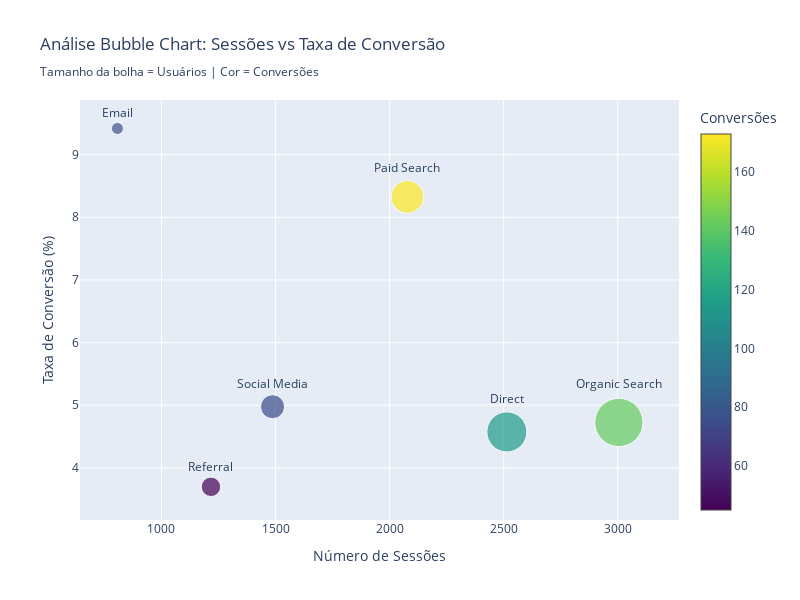

Write notebook code for a chart like this one.
### Code cell
# Análise detalhada dos canais de aquisição de tráfego
def plot_acquisition_analysis(channel_df):
    """
    Cria visualizações para análise dos canais de aquisição.
    """
    fig, axes = plt.subplots(2, 2, figsize=(15, 10))
    fig.suptitle('Análise de Canais de Aquisição', fontsize=16, fontweight='bold')
    
    # Gráfico 1: Distribuição de sessões por canal (Pizza)
    axes[0, 0].pie(channel_df['sessions'], labels=channel_df['channel'], autopct='%1.1f%%', startangle=90)
    axes[0, 0].set_title('Distribuição de Sessões por Canal')
    
    # Gráfico 2: Sessões por canal (Barras horizontais)
    bars = axes[0, 1].barh(channel_df['channel'], channel_df['sessions'], color=sns.color_palette("husl", len(channel_df)))
    axes[0, 1].set_title('Sessões por Canal')
    axes[0, 1].set_xlabel('Número de Sessões')
    
    # Adicionar valores nas barras
    for i, bar in enumerate(bars):
        width = bar.get_width()
        axes[0, 1].text(width + 50, bar.get_y() + bar.get_height()/2, 
                       f'{int(width):,}', ha='left', va='center')
    
    # Gráfico 3: Taxa de conversão por canal
    channel_df['conversionRate'] = (channel_df['conversions'] / channel_df['sessions']) * 100
    bars = axes[1, 0].bar(channel_df['channel'], channel_df['conversionRate'], 
                         color=sns.color_palette("viridis", len(channel_df)))
    axes[1, 0].set_title('Taxa de Conversão por Canal (%)')
    axes[1, 0].set_ylabel('Taxa de Conversão (%)')
    axes[1, 0].tick_params(axis='x', rotation=45)
    
    # Adicionar valores nas barras
    for i, bar in enumerate(bars):
        height = bar.get_height()
        axes[1, 0].text(bar.get_x() + bar.get_width()/2, height + 0.1,
                       f'{height:.2f}%', ha='center', va='bottom')
    
    # Gráfico 4: Comparação Usuários vs Sessões por canal
    x = np.arange(len(channel_df['channel']))
    width = 0.35
    
    bars1 = axes[1, 1].bar(x - width/2, channel_df['users'], width, label='Usuários', alpha=0.8)
    bars2 = axes[1, 1].bar(x + width/2, channel_df['sessions'], width, label='Sessões', alpha=0.8)
    
    axes[1, 1].set_title('Usuários vs Sessões por Canal')
    axes[1, 1].set_ylabel('Quantidade')
    axes[1, 1].set_xticks(x)
    axes[1, 1].set_xticklabels(channel_df['channel'], rotation=45)
    axes[1, 1].legend()
    
    plt.tight_layout()
    plt.show()
    
    # Criar um gráfico interativo com Plotly
    fig_plotly = go.Figure()
    
    fig_plotly.add_trace(go.Scatter(
        x=channel_df['sessions'],
        y=channel_df['conversionRate'],
        mode='markers+text',
        text=channel_df['channel'],
        textposition="top center",
        marker=dict(size=channel_df['users']/50, 
                   color=channel_df['conversions'],
                   colorscale='Viridis',
                   showscale=True,
                   colorbar=dict(title="Conversões")),
        name='Canais'
    ))
    
    fig_plotly.update_layout(
        title='Análise Bubble Chart: Sessões vs Taxa de Conversão<br><sub>Tamanho da bolha = Usuários | Cor = Conversões</sub>',
        xaxis_title='Número de Sessões',
        yaxis_title='Taxa de Conversão (%)',
        width=800,
        height=600
    )
    #fig_plotly.write_html('D:/Downloads/imagem3.html')
    fig_plotly.show()

# Executar análise de canais
plot_acquisition_analysis(channel_df)

### Figure 1 — Plotly figure (JSON) as saved in the notebook; plotly's stock layout.template omitted (floating-point values rounded to 4 significant figures)
{"data": [{"marker": {"color": [142, 115, 74, 173, 76, 45], "colorbar": {"title": {"text": "Conversões"}}, "colorscale": [[0, "#440154"], [0.1111, "#482878"], [0.2222, "#3e4989"], [0.3333, "#31688e"], [0.4444, "#26828e"], [0.5556, "#1f9e89"], [0.6667, "#35b779"], [0.7778, "#6ece58"], [0.8889, "#b5de2b"], [1, "#fde725"]], "showscale": true, "size": [48.28, 40.08, 24.04, 32.78, 11.96, 19.48]}, "mode": "markers+text", "name": "Canais", "text": ["Organic Search", "Direct", "Social Media", "Paid Search", "Email", "Referral"], "textposition": "top center", "type": "scatter", "x": [3005, 2514, 1487, 2078, 807, 1217], "y": [4.725, 4.574, 4.976, 8.325, 9.418, 3.698]}], "layout": {"height": 600, "title": {"text": "Análise Bubble Chart: Sessões vs Taxa de Conversão<br><sub>Tamanho da bolha = Usuários | Cor = Conversões</sub>"}, "width": 800, "xaxis": {"title": {"text": "Número de Sessões"}}, "yaxis": {"title": {"text": "Taxa de Conversão (%)"}}}}
